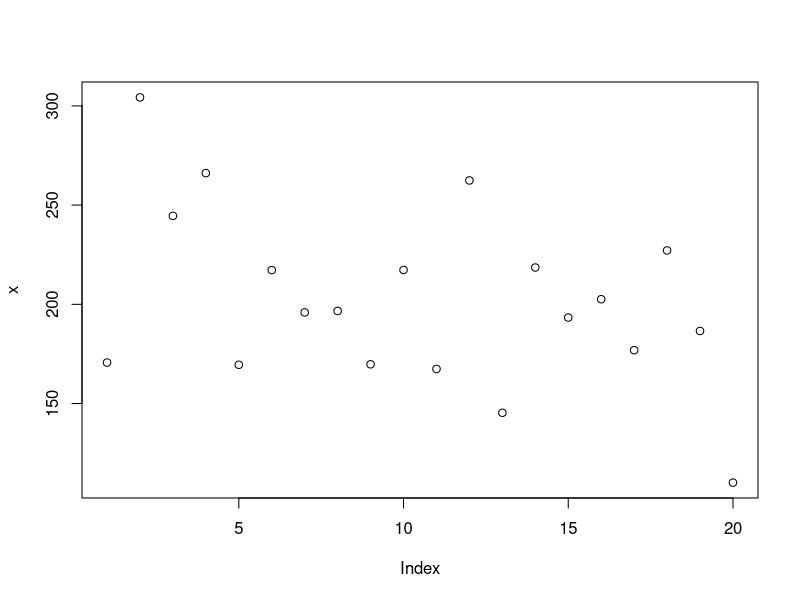
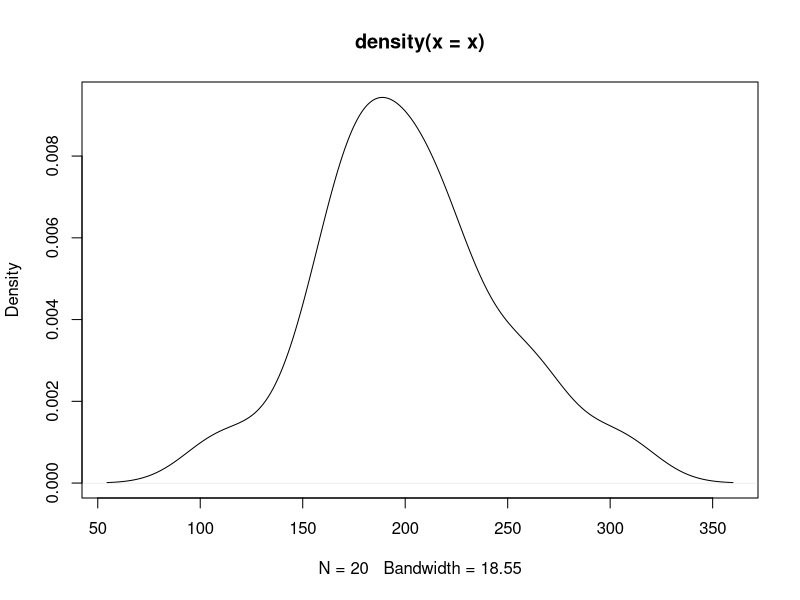
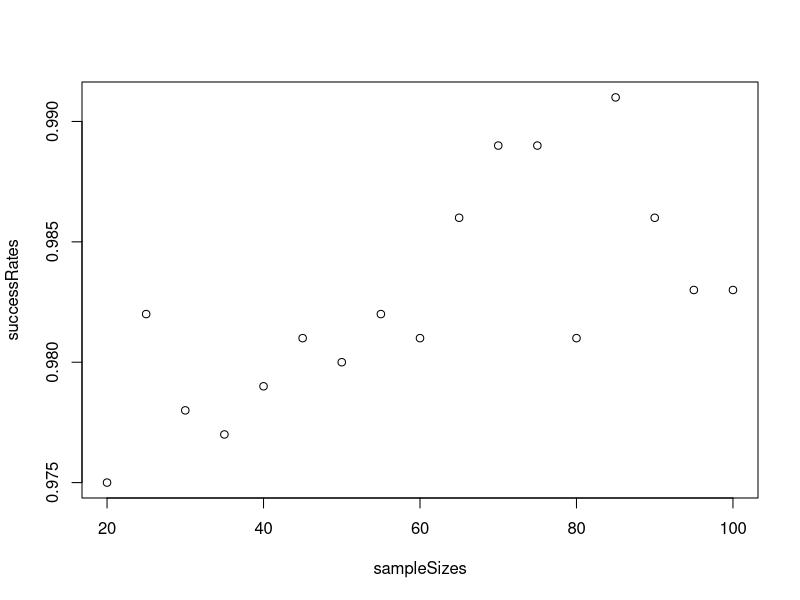

The R script that drew these images, in order:

# generate a small sample of a skewed distribution
n_x <- 20
x <- rgamma(n_x,20,0.1)
mean(x)
plot(x)
plot(density(x))


# generate a x-times larger sample with the same mean than the first sample
y <- rchisq(3*n_x,mean(x))
mean(y)
# plot(density(y))

#cor.test(x,y)

# Can the t.test confirm that these 2 samples have the same mean?
t.test(x,y)


sampleGammaDistribution <- function(n) {
  rgamma(n,9,9)
}
sampleGammaDistribution(n_x)


sampleChisqDistribution <- function(n,mu) {
  rchisq(3*n,mean(mu))
}
sampleChisqDistribution(n_x, 2)


createSamplesAndRunTTest <- function(n_x) {
  # create samples with the same mean and of size n_x and 3*n_x and run the t.test
  sampleX <- sampleGammaDistribution(n_x)
  sampleY <- sampleChisqDistribution(n_x*3, mean(sampleX))
  t <- t.test(sampleX,sampleY)
  return(t)
}
createSamplesAndRunTTest(n_x)

getTestSuccessRate <- function(n_x) {
  # param: n_x - sample size for smaller sample
  # returns fraction of test accepting "H0: means are equal"
  m <- 1000
  mean(replicate(m, createSamplesAndRunTTest(n_x)$p.value > 0.05))
}
getTestSuccessRate(25)
# -> for samples of size 25 and 75 the t.test detects in about xx% of the case 
#    that the means are equal

# How does the success rate of the test depend on the sample sizes?
set.seed(911911)
sampleSizes <- seq(n_x,to=100,by=5)
successRates <- sapply(sampleSizes, getTestSuccessRate)
plot(sampleSizes, successRates)
# --> apparently it doesn't ...
